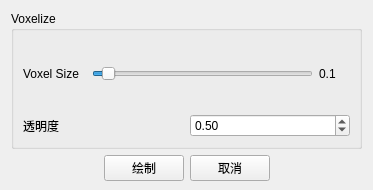
<?xml version="1.0" encoding="UTF-8"?>
<ui version="4.0">
 <class>volume_window</class>
 <widget class="QWidget" name="volume_window">
  <property name="geometry">
   <rect>
    <x>0</x>
    <y>0</y>
    <width>373</width>
    <height>190</height>
   </rect>
  </property>
  <property name="windowTitle">
   <string>Form</string>
  </property>
  <layout class="QVBoxLayout" name="verticalLayout_2" stretch="6,1">
   <property name="leftMargin">
    <number>11</number>
   </property>
   <property name="topMargin">
    <number>11</number>
   </property>
   <property name="bottomMargin">
    <number>9</number>
   </property>
   <item>
    <widget class="QGroupBox" name="Voxel_GroupBox">
     <property name="title">
      <string>Voxelize</string>
     </property>
     <layout class="QVBoxLayout" name="verticalLayout">
      <item>
       <layout class="QHBoxLayout" name="vsize_horizontalLayout" stretch="2,7,1">
        <item>
         <widget class="QLabel" name="label">
          <property name="text">
           <string>Voxel Size</string>
          </property>
         </widget>
        </item>
        <item>
         <widget class="QSlider" name="horizontalSlider">
          <property name="minimum">
           <number>1</number>
          </property>
          <property name="maximum">
           <number>200</number>
          </property>
          <property name="value">
           <number>10</number>
          </property>
          <property name="orientation">
           <enum>Qt::Horizontal</enum>
          </property>
         </widget>
        </item>
        <item>
         <widget class="QLabel" name="label_2">
          <property name="text">
           <string>0.1</string>
          </property>
         </widget>
        </item>
       </layout>
      </item>
      <item>
       <layout class="QHBoxLayout" name="horizontalLayout_opacity">
        <property name="spacing">
         <number>7</number>
        </property>
        <property name="sizeConstraint">
         <enum>QLayout::SetDefaultConstraint</enum>
        </property>
        <item>
         <widget class="QLabel" name="label_4">
          <property name="text">
           <string>透明度</string>
          </property>
         </widget>
        </item>
        <item>
         <widget class="QDoubleSpinBox" name="doubleSpinBox">
          <property name="maximum">
           <double>1.000000000000000</double>
          </property>
          <property name="singleStep">
           <double>0.100000000000000</double>
          </property>
          <property name="value">
           <double>0.500000000000000</double>
          </property>
         </widget>
        </item>
       </layout>
      </item>
     </layout>
    </widget>
   </item>
   <item>
    <layout class="QHBoxLayout" name="horizontalLayout_5">
     <item>
      <spacer name="horizontalSpacer">
       <property name="orientation">
        <enum>Qt::Horizontal</enum>
       </property>
       <property name="sizeHint" stdset="0">
        <size>
         <width>40</width>
         <height>20</height>
        </size>
       </property>
      </spacer>
     </item>
     <item>
      <widget class="QPushButton" name="pushButton">
       <property name="text">
        <string>绘制</string>
       </property>
      </widget>
     </item>
     <item>
      <widget class="QPushButton" name="pushButton_2">
       <property name="text">
        <string>取消</string>
       </property>
      </widget>
     </item>
     <item>
      <spacer name="horizontalSpacer_2">
       <property name="orientation">
        <enum>Qt::Horizontal</enum>
       </property>
       <property name="sizeHint" stdset="0">
        <size>
         <width>40</width>
         <height>20</height>
        </size>
       </property>
      </spacer>
     </item>
    </layout>
   </item>
  </layout>
 </widget>
 <resources/>
 <connections/>
</ui>
